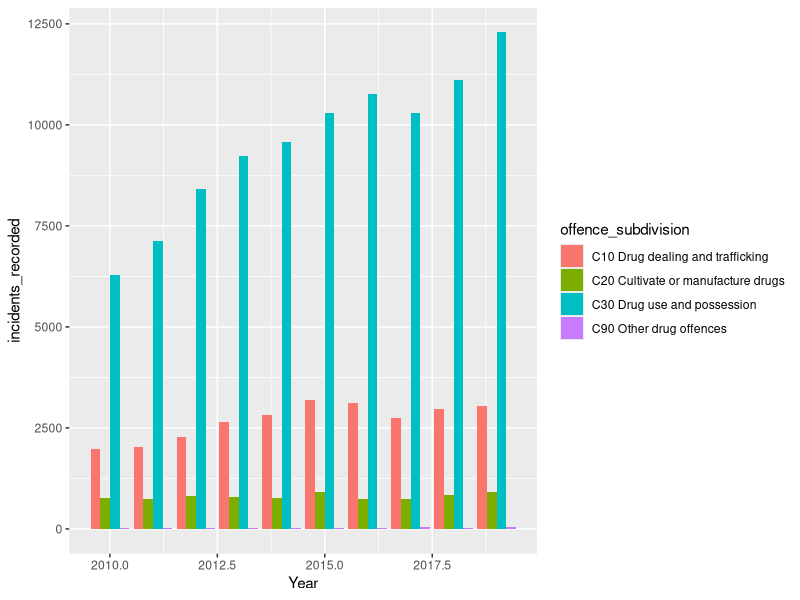

Here is the R script that generated this plot:
## ---- chunk 1
library(tidyverse)
## ---- chunk 2
df <- read_csv("Data/Data_Tables_Criminal_Incidents_Visualisation_Year_Ending_December_2019.csv") %>% 
  rename("offence_division" = "Offence Division") %>% 
  rename("offence_subdivision" = "Offence Subdivision") %>% 
  rename("incidents_recorded" = "Incidents Recorded")

unique(df$offence_division)
## ---- chunk 3
offence <- df %>% 
  filter(offence_division == "C Drug offences")
## ---- chunk 4
ggplot(offence, aes(x = Year, 
                    y = incidents_recorded,
                    fill = offence_subdivision)) +
  geom_bar(stat = "identity",
           position = "dodge")
  
